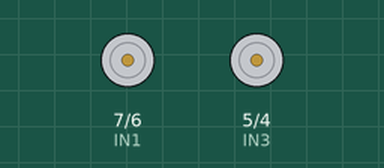
A sketch run on a simulated Arduino Uno, built with avr-gcc and run on an emulated ATmega328P. Parts: motor-driver pin pairs drawn as motors (green arrow = first pin HIGH = forward, orange = second pin HIGH = backward, longer = more drive, scaled by the enable pin).

Above: at 4.1 s.
Timing chart, 0 to 18.8 s (numbered marks = the images above):
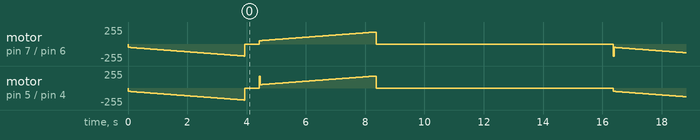

The sketch:

ZELEKTRO.ino
```cpp
int IN1 = 7; // Input1 подключен к выводу 5
int IN2 = 6;
int IN3 = 5;
int IN4 = 4;
int ENA = 9;
int ENB = 3;
int i;
void setup()
{
  pinMode (ENA, OUTPUT);
  pinMode (IN1, OUTPUT);
  pinMode (IN2, OUTPUT);
  pinMode (ENB, OUTPUT);
  pinMode (IN4, OUTPUT);
  pinMode (IN3, OUTPUT);
}
void loop()
{
  digitalWrite (IN2, HIGH);
  digitalWrite (IN1, LOW);
  digitalWrite (IN4, HIGH);
  digitalWrite (IN3, LOW);
  for (i = 50; i <= 180; ++i)
  {
      analogWrite(ENA, i);
      analogWrite(ENB, i);
      delay(30);
  }
  analogWrite (ENA, 0);
  analogWrite (ENB, 0);
  delay(500);
  digitalWrite (IN1, HIGH);
  digitalWrite (IN2, LOW);
  digitalWrite (IN3, HIGH);
  digitalWrite (IN4, LOW);
  for (i = 50; i <= 180; ++i)
  {
      analogWrite(ENA, i);
      analogWrite(ENB, i);
      delay(30);
  }
  analogWrite (ENA, 0);
  analogWrite (ENB, 0);
  delay(8000);
}
```
